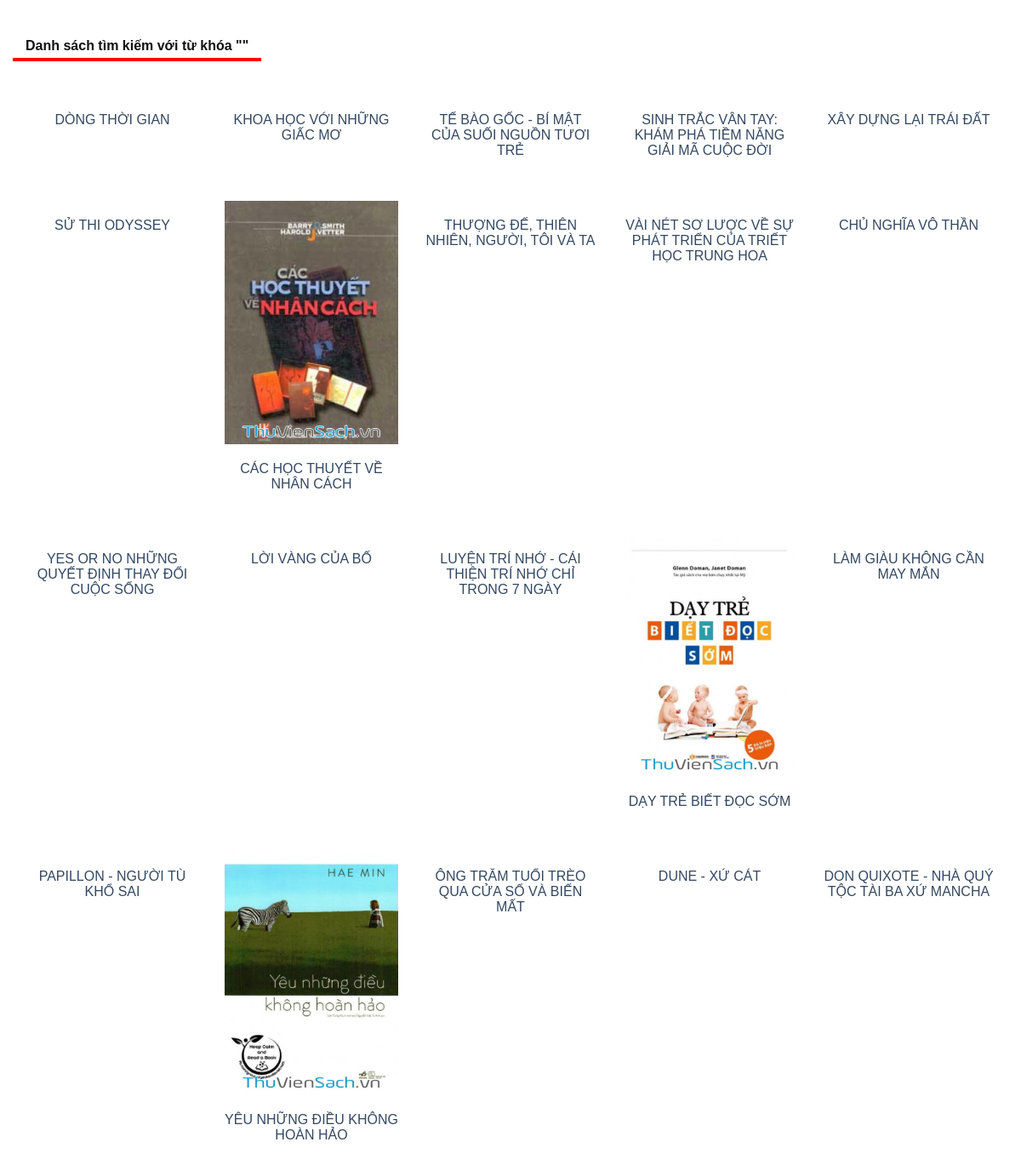
Page /quan_tri/htdocs/chucnang/timkiem/danhsachtimkiem.php on the committed database.
### tables this page shows
CREATE TABLE `sanpham` (
  `id_sp` int(10) NOT NULL,
  `id_dm` int(10) NOT NULL,
  `ten_sp` varchar(255) NOT NULL,
  `anh_sp` varchar(255) NOT NULL,
  `tac_gia` varchar(255) NOT NULL,
  `nxb` varchar(255) NOT NULL,
  `so_trang` varchar(255) NOT NULL,
  `tinh_trang` varchar(255) NOT NULL,
  `trang_thai` varchar(255) NOT NULL,
  `dac_biet` varchar(11) NOT NULL,
  `chi_tiet_sp` longtext NOT NULL
);

### quan_tri/htdocs/chucnang/timkiem/danhsachtimkiem.php (the view, shortened to what this page needs)
<?php
$stext=$_POST['stext'];
$stextNew=trim($stext);
$arr_stextNew= explode(' ',$stextNew);
$stextNew= implode('%',$arr_stextNew);
$stextNew='%'.$stextNew.'%';
$sql="SELECT * FROM sanpham WHERE ten_sp LIKE ('$stextNew') ORDER BY id_sp DESC";
$query=mysqli_query($conn,$sql);
?>
<link rel="stylesheet" href="css/style.css">
<div id="wrapper">
    <div class="headline">
        <p>Danh sách tìm kiếm với từ khóa "<?php echo $stext; ?>"</p>
    </div>
    <ul class="products">
        <?php
        while($row=mysqli_fetch_array($query)){
        ?>
        <li>
            <div class="product-items">
                <div class="product-top">
                    <a href="index.php?page_layout=chitietsp&id_sp=<?php echo $row['id_sp']; ?>" class="product-thumb">
                        <img src="quan_tri/anh/<?php echo $row['anh_sp']; ?>" alt="">
                    </a>
                </div>
                <div class="product-info">
                    <a href="" class="product-name"><?php echo $row['ten_sp']; ?></a>
                </div>
            </div>
        </li>
        <?php
        }
        ?>
    </ul>
</div>

### css/style.css (style rules this page uses)
* { margin: 0; padding: 0; font-family: Helvetica, sans-serif; }
li { list-style: none; }
#wrapper { max-width: 1170px; margin: 0 auto; }
.headline { margin: 40px 0px; }
.headline p { color: #111; padding: 5px 15px; border-bottom: 4px solid red; display: inline-block; font-weight: 600; }
.products { list-style: none; display: flex; flex-wrap: wrap; justify-content: space-between; padding: 0; }
.products li { flex-basis: 20%; padding-left: 15px; padding-right: 15px; box-sizing: border-box; margin-bottom: 30px; }
.products li img { max-width: 100%; height: auto; }
.product-top { position: relative; overflow: hidden; }
.product-thumb { display: block; }
.product-info { padding: 20px 0px; text-align: center; }
.product-info a { text-decoration: none; }
.product-name { color: #334862; padding: 3px 0px; }

### rows in the picture
sanpham: ten_sp "DÒNG THỜI GIAN"
sanpham: ten_sp "KHOA HỌC VỚI NHỮNG GIẤC MƠ"
sanpham: ten_sp "TẾ BÀO GỐC - BÍ MẬT CỦA SUỐI NGUỒN TƯƠI TRẺ"
sanpham: ten_sp "SINH TRẮC VÂN TAY: KHÁM PHÁ TIỀM NĂNG GIẢI MÃ CUỘC ĐỜI"
sanpham: ten_sp "XÂY DỰNG LẠI TRÁI ĐẤT"
sanpham: ten_sp "SỬ THI ODYSSEY"
sanpham: anh_sp (picture), ten_sp "CÁC HỌC THUYẾT VỀ NHÂN CÁCH"
sanpham: ten_sp "THƯỢNG ĐẾ, THIÊN NHIÊN, NGƯỜI, TÔI VÀ TA"
sanpham: ten_sp "VÀI NÉT SƠ LƯỢC VỀ SỰ PHÁT TRIỂN CỦA TRIẾT HỌC TRUNG HOA"
sanpham: ten_sp "CHỦ NGHĨA VÔ THẦN"
sanpham: ten_sp "YES OR NO NHỮNG QUYẾT ĐỊNH THAY ĐỔI CUỘC SỐNG"
sanpham: ten_sp "LỜI VÀNG CỦA BỐ"
sanpham: ten_sp "LUYỆN TRÍ NHỚ - CÁI THIỆN TRÍ NHỚ CHỈ TRONG 7 NGÀY"
sanpham: anh_sp (picture), ten_sp "DẠY TRẺ BIẾT ĐỌC SỚM"
sanpham: ten_sp "LÀM GIÀU KHÔNG CẦN MAY MẮN"
sanpham: ten_sp "PAPILLON - NGƯỜI TÙ KHỔ SAI"
sanpham: anh_sp (picture), ten_sp "YÊU NHỮNG ĐIỀU KHÔNG HOÀN HẢO"
sanpham: ten_sp "ÔNG TRĂM TUỔI TRÈO QUA CỬA SỔ VÀ BIẾN MẤT"
sanpham: ten_sp "DUNE - XỨ CÁT"
sanpham: ten_sp "DON QUIXOTE - NHÀ QUÝ TỘC TÀI BA XỨ MANCHA"
